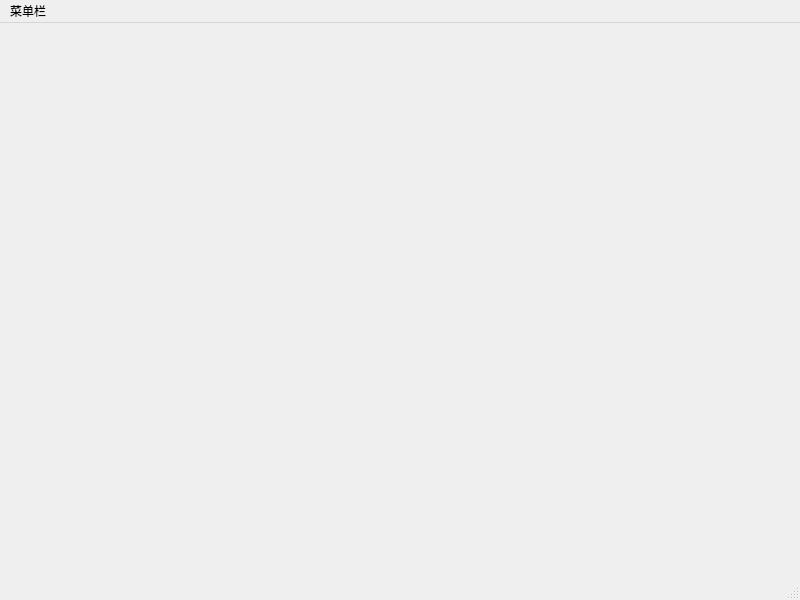
<?xml version="1.0" encoding="UTF-8"?>
<ui version="4.0">
 <class>MainWindow</class>
 <widget class="QMainWindow" name="MainWindow">
  <property name="geometry">
   <rect>
    <x>0</x>
    <y>0</y>
    <width>800</width>
    <height>600</height>
   </rect>
  </property>
  <property name="windowTitle">
   <string>MainWindow</string>
  </property>
  <widget class="QWidget" name="centralwidget"/>
  <widget class="QMenuBar" name="bar">
   <property name="geometry">
    <rect>
     <x>0</x>
     <y>0</y>
     <width>800</width>
     <height>23</height>
    </rect>
   </property>
   <widget class="QMenu" name="menu">
    <property name="title">
     <string>菜单栏</string>
    </property>
    <addaction name="signUpAction"/>
    <addaction name="changePasswordAction"/>
    <addaction name="signInAction"/>
    <addaction name="quitSignInAction"/>
    <addaction name="quitAction"/>
   </widget>
   <addaction name="menu"/>
  </widget>
  <widget class="QStatusBar" name="statusbar"/>
  <action name="action">
   <property name="text">
    <string>修改密码</string>
   </property>
  </action>
  <action name="signUpAction">
   <property name="text">
    <string>注册</string>
   </property>
  </action>
  <action name="changePasswordAction">
   <property name="text">
    <string>修改密码</string>
   </property>
  </action>
  <action name="signInAction">
   <property name="enabled">
    <bool>false</bool>
   </property>
   <property name="text">
    <string>登录</string>
   </property>
  </action>
  <action name="quitSignInAction">
   <property name="enabled">
    <bool>false</bool>
   </property>
   <property name="text">
    <string>退出登录</string>
   </property>
  </action>
  <action name="quitAction">
   <property name="text">
    <string>退出</string>
   </property>
  </action>
 </widget>
 <resources/>
 <connections/>
</ui>
